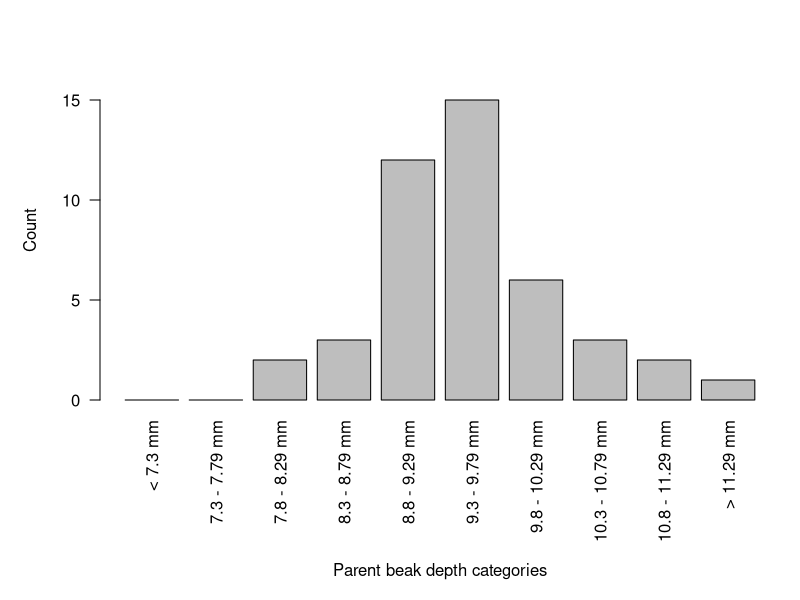

Write R code to recreate this figure.
## ---- chunk 1
# make sure to give it the vector name 'l4_dataset'
l4_dataset <- read.csv("l4_dataset.csv", header=TRUE)
## ---- chunk 2

# the C <- X$CN command is described above
# the sum() function allows you to count values less than/greater than a certain depth or the values that fall within a certain range

# the command below counts all beak depths less than 7.3 (from the parents_beakdepth column in the l4_dataset) and assigns them to the "pb_less7.3" vector 
pb_less7.3 <-sum(l4_dataset$parents_beakdepth < 7.3, na.rm=TRUE)

# the command below counts all beak depths greater than 11.3 (from the parents_beakdepth column in the l4_dataset) and assigns them to the "pb_greater11.29" vector
pb_greater11.29 <-sum(l4_dataset$parents_beakdepth >= 11.3, na.rm=TRUE)

# the commands below count all beak depths within the specific range (from the parents_beakdepth column in the l4_dataset) and assigns them to a vector
pb_7.3_7.79 <-sum(l4_dataset$parents_beakdepth >= 7.3 & 
               l4_dataset$parents_beakdepth < 7.8, na.rm=TRUE)
pb_7.8_8.29 <-sum(l4_dataset$parents_beakdepth >= 7.8 & 
               l4_dataset$parents_beakdepth < 8.3, na.rm=TRUE)
pb_8.3_8.79 <-sum(l4_dataset$parents_beakdepth >= 8.3 & 
               l4_dataset$parents_beakdepth < 8.8, na.rm=TRUE)
pb_8.8_9.29 <-sum(l4_dataset$parents_beakdepth >= 8.8 & 
               l4_dataset$parents_beakdepth < 9.3, na.rm=TRUE)
pb_9.3_9.79 <-sum(l4_dataset$parents_beakdepth >= 9.3 & 
               l4_dataset$parents_beakdepth < 9.8, na.rm=TRUE)
pb_9.8_10.29 <-sum(l4_dataset$parents_beakdepth >= 9.8 & 
                l4_dataset$parents_beakdepth < 10.3, na.rm=TRUE)
pb_10.3_10.79 <-sum(l4_dataset$parents_beakdepth >= 10.3 & 
                l4_dataset$parents_beakdepth < 10.8, na.rm=TRUE)
pb_10.8_11.29 <-sum(l4_dataset$parents_beakdepth >= 10.8 & 
                l4_dataset$parents_beakdepth < 11.3, na.rm=TRUE)
## ---- chunk 3

# x <- c(...) 
X1 <- c(pb_less7.3,
        pb_7.3_7.79,
        pb_7.8_8.29,
        pb_8.3_8.79,
        pb_8.8_9.29,
        pb_9.3_9.79,
        pb_9.8_10.29,
        pb_10.3_10.79,
        pb_10.8_11.29,
        pb_greater11.29)

# to check the data contained in the vector, simply type the vector name and run the command
X1
## ---- chunk 4

names.arg=c("< 7.3 mm",
            "7.3 - 7.79 mm",
            "7.8 - 8.29 mm",
            "8.3 - 8.79 mm",
            "8.8 - 9.29 mm",
            "9.3 - 9.79 mm",
            "9.8 - 10.29 mm",
            "10.3 - 10.79 mm",
            "10.8 - 11.29 mm",
            "> 11.29 mm")
## ---- chunk 5

# first, use the par() function with the 'mar=' argument to adjust the margins of your plot
par(mar=c(10,5,3,1))

# use the 'X1' vector to input the values (beak depth counts for each category)
# use the 'names.arg=c("")' function (written in step 3 above) to add category labels
# use the 'las = 2' argument to arrange your x-axis category labels vertically,
# use the 'ylab=' argument to set a y-axis title named "Count"
# use the 'ylim=c()' argument to set a lower and upper limit for your y axis values 

barplot(X1, names.arg=c("< 7.3 mm",
                        "7.3 - 7.79 mm",
                        "7.8 - 8.29 mm",
                        "8.3 - 8.79 mm",
                        "8.8 - 9.29 mm",
                        "9.3 - 9.79 mm",
                        "9.8 - 10.29 mm",
                        "10.3 - 10.79 mm",
                        "10.8 - 11.29 mm",
                        "> 11.29 mm"), las = 2, ylab="Count", ylim = c(0,17))


# to add an x-axis label ("Parent beak depth categories"), us the title function
title(xlab="Parent beak depth categories", line = 8)     

# the 'line = 8' argument sets the position of the title below the category labels
## ---- chunk 6

eb_less7.3 <-sum(l4_dataset$entirepopn_beakdepth < 7.3, na.rm=TRUE)

eb_7.3_7.79 <-sum(l4_dataset$entirepopn_beakdepth >= 7.3 & 
                 l4_dataset$entirepopn_beakdepth < 7.8, na.rm=TRUE)

eb_7.8_8.29 <-sum(l4_dataset$entirepopn_beakdepth >= 7.8 & 
                 l4_dataset$entirepopn_beakdepth < 8.3, na.rm=TRUE)

eb_8.3_8.79 <-sum(l4_dataset$entirepopn_beakdepth >= 8.3 & 
                 l4_dataset$entirepopn_beakdepth < 8.8, na.rm=TRUE)

eb_8.8_9.29 <-sum(l4_dataset$entirepopn_beakdepth >= 8.8 & 
                 l4_dataset$entirepopn_beakdepth < 9.3, na.rm=TRUE)

eb_9.3_9.79 <-sum(l4_dataset$entirepopn_beakdepth >= 9.3 & 
                 l4_dataset$entirepopn_beakdepth < 9.8, na.rm=TRUE)

eb_9.8_10.29 <-sum(l4_dataset$entirepopn_beakdepth >= 9.8 & 
                  l4_dataset$entirepopn_beakdepth < 10.3, na.rm=TRUE)

eb_10.3_10.79 <-sum(l4_dataset$entirepopn_beakdepth >= 10.3 & 
                   l4_dataset$entirepopn_beakdepth < 10.8, na.rm=TRUE)

eb_10.8_11.29 <-sum(l4_dataset$entirepopn_beakdepth >= 10.8 & 
                   l4_dataset$entirepopn_beakdepth < 11.3, na.rm=TRUE)

eb_greater11.29 <-sum(l4_dataset$entirepopn_beakdepth >= 11.3, na.rm=TRUE)
## ---- chunk 7

# 'survivors' is the name of the new dataset 
# subset(x, ...) function selects certain values based on specified parameters
# l4_dataset is where the values are obtained
# survivors == '1' allows us to keep only finiches that survived

survivors <- subset(l4_dataset, (survivors == '1'))
## ---- chunk 8

# in this command, the 'na.rm=TRUE' argument will ignore any NA values in the data

mean(l4_dataset$parents_beakdepth, na.rm=TRUE)

sd(l4_dataset$parents_beakdepth, na.rm=TRUE)
## ---- chunk 9

    t.test(l4_dataset$parents_beakdepth, l4_dataset$entirepopn_beakdepth)
## ---- chunk 10

    t.test(l4_dataset$parents_beakdepth, survivors$entirepopn_beakdepth)
